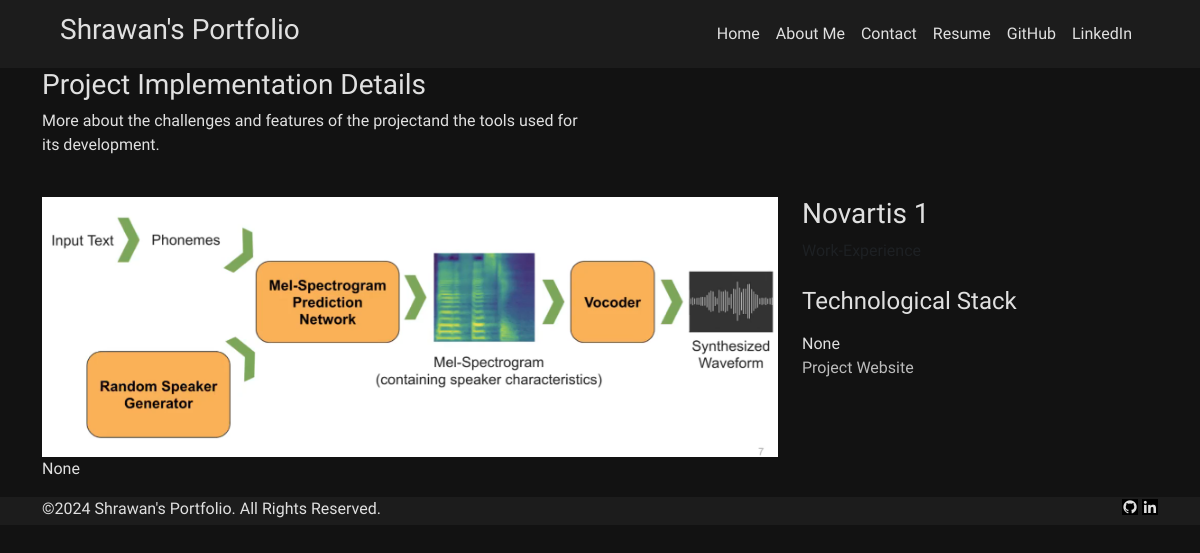
Screenshot of /work/Nov1/ with the database file from the repository.
### portfolio/models.py (models this page shows, shortened)
class Work(models.Model):
    title = models.CharField(max_length=150)
    slug = models.SlugField(max_length=150, unique=True)
    category = models.ForeignKey(Category, on_delete=models.CASCADE, related_name='works')
    image = models.ImageField(upload_to='works')
    description = models.TextField()
    stack = models.TextField()
    link = models.URLField(max_length=200)
    class Meta:
        ordering = ['-id']
        verbose_name = 'Work'
        verbose_name_plural = 'Works'

### portfolio/views.py (the view)
# urls.py: path('work/<slug:slug>/', work_detail, name='work_detail'),
def work_detail(request, slug):
    work = get_object_or_404(Work, slug=slug)
    testimonies = Testimony.objects.all()
    context = {
        'work': work,
        'testimonies': testimonies,
    }
    return render(request, 'work_detail.html', context)

### portfolio/models.py (called while the page is built)
    def __str__(self):
        return self.rusname

### portfolio/templates/work_detail.html (shortened to what this page needs)
{% extends 'base.html' %}
{% block content %}
<section class="section">
   <div class="container">
      <div class="row mb-4 align-items-center">
         <div class="col-md-6" data-aos="fade-up">
            <h3>Project Implementation Details</h3>
            <p>More about the challenges and features of the projectand the tools used for its development.</p>
         </div>
      </div>
   </div>
   <div class="site-section pb-0">
   <div class="container">
      <div class="row align-items-stretch">
         <div class="col-md-8" data-aos="fade-up">
            <img src="{{ work.image.url }}" alt="Image" class="img-fluid">
            <div class="pe-5">
               <p>{{ work.description|safe }}</p>
            </div>
         </div>
         <div class="col-md-3 ml-auto" data-aos="fade-up" data-aos-delay="100">
            <div class="sticky-content">
               <h3 class="h3">{{ work.title }}</h3>
               <p class="mb-4"><span class="text-muted">{{ work.category }}</span></p>
               <h4 class="h4 mb-3">Technological Stack</h4>
               {{ work.stack|safe }}
               <p><a href="{{ work.link }}" class="readmore">Project Website</a></p>
            </div>
         </div>
      </div>
   </div>
</section>
{% endblock %}

### static/assets/css/style.css (style rules this page uses)
body { font-family: 'Montserrat Alternates', sans-serif; font-weight: 400; color: #f8f8f8; background-color: #0d1e2d; }
a { color: #bbb; text-decoration: none; }

### static/assets/css/dark-theme.css (style rules this page uses)
body { background-color: #121212; color: #e0e0e0; }

### rows the page displays
Work: image (picture), description "None", title "Novartis 1", stack "None"
